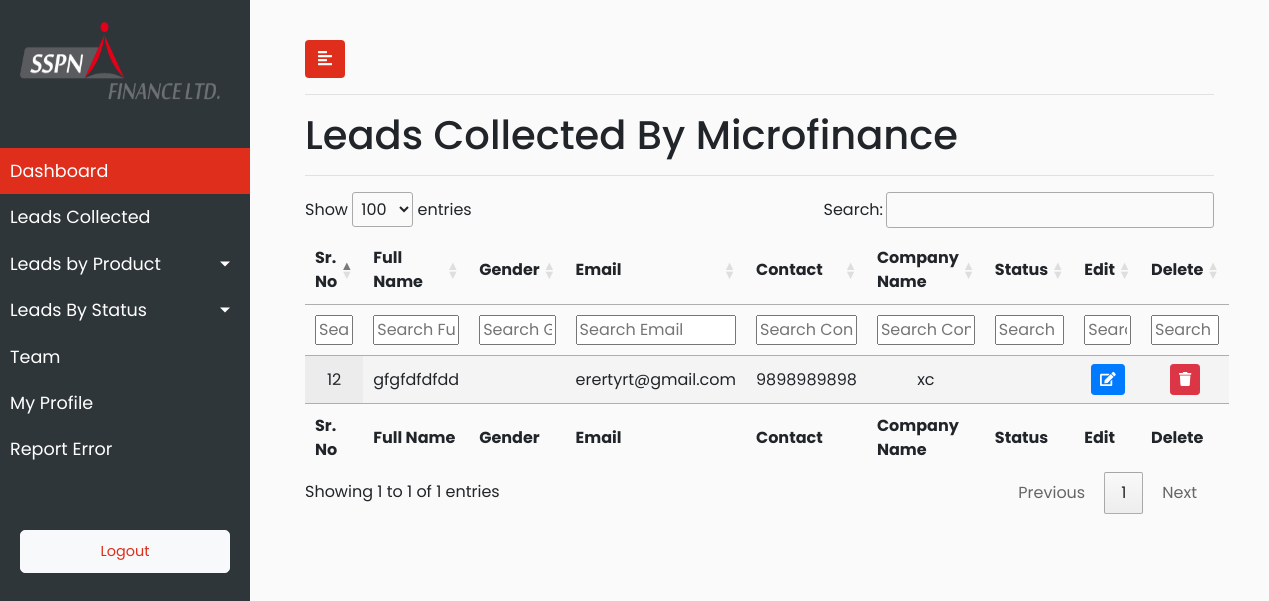
Page /micro_finance/ on the earlier database version.
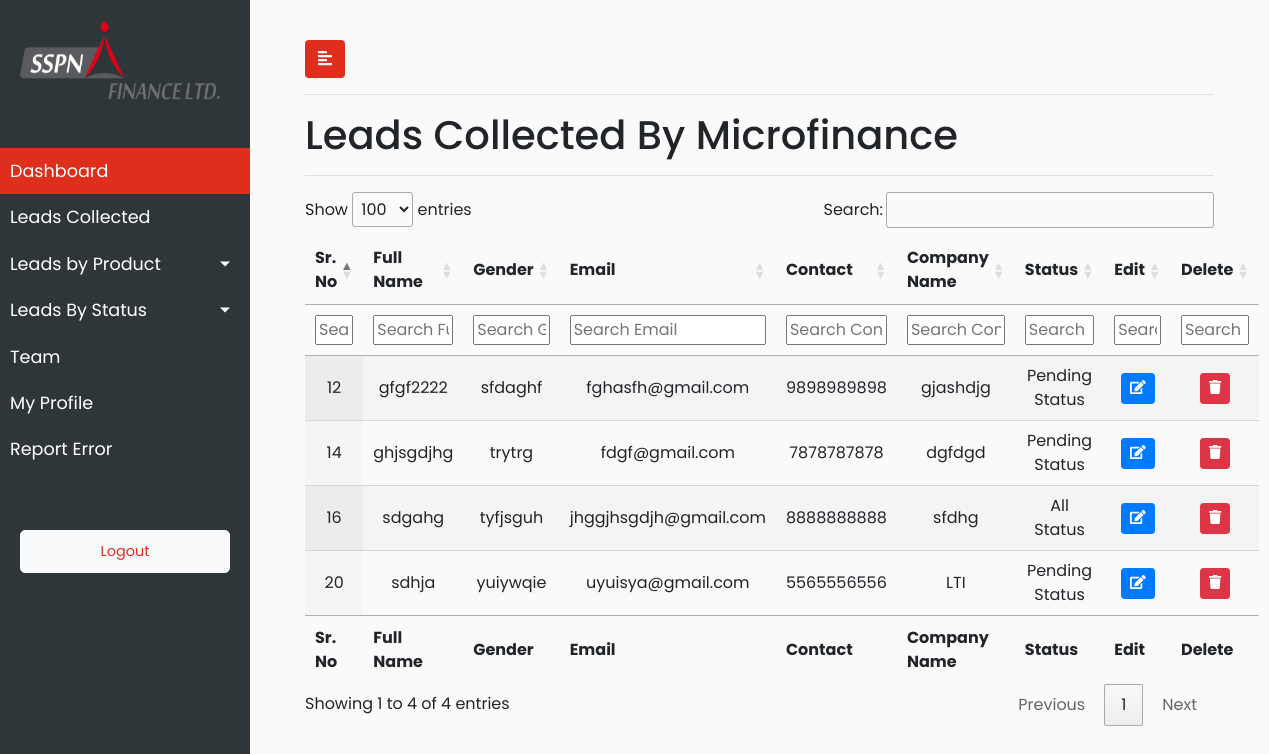
Same page on the later database version.
### sspn_lead_manager_app/models.py (models this page shows, shortened)
class AllLeads(models.Model):
        city_choices=(('Mumbai','Mumbai'),
        ('Delhi','Delhi'),
        ('Banglore','Banglore'),
        ('Pune','Pune'),
        ('Ahmedabad','Ahmedabad'),
        ('Other','Other'))
        profession_type_choices=(('Salaried','Salaried'),
                        ('Business','Business'),
                        ('Self Employed','Self Employed'),
                        ('Other','Other'))
        product_type_choices=(('Micro Finance','Micro Finance'),
                        ('Instant Salary','Instant Salary'),
                        ('Consumer Finance','Consumer Finance'))
        status_type_choices=(('All Status','All Status'),
                        ('Pending Status','Pending Status'),
                        ('In Process Status','In Process Status'),
                        ('Approved Status','Approved Status'),
                        ('Rejected Status','Rejected Status'))
        def sr_number_genrator():
                latest_object = AllLeads.objects.latest('date_of_entry')
                latest_sr_no = latest_object.sr_no
                if latest_object == None:
                        return 1
                else:
                        return (latest_sr_no+1)
        sr_no = models.IntegerField(default=sr_number_genrator)
        full_name = models.CharField(max_length=920)
        gender = models.CharField(max_length=920,blank=True)
        email = models.EmailField(max_length=920)
        contact = models.CharField(max_length=12,blank=True)
        company_name = models.CharField(max_length=920,blank=True)
        product_interested_in = models.CharField(choices=product_type_choices,max_length=920,blank=True)
        status = models.CharField(choices=status_type_choices,max_length=920,blank=True)
        date_of_entry = models.DateTimeField(default=timezone.now, null=True)
        city = models.CharField(choices=city_choices,max_length=920,blank=True)
        profession = models.CharField(choices=profession_type_choices,max_length=920,blank=True)
        class Meta:
            verbose_name_plural = "All Leads Lists"
            verbose_name = "Lead"

### sspn_lead_manager_app/views.py (the view)
# urls.py: path("micro_finance/" , views.micro_finance, name="micro_finance"),
def micro_finance(request):
    product_microfinance = AllLeads.objects.all().filter(product_interested_in='Micro Finance')
    data = {'product_microfinance':product_microfinance}
    return render(request,'sspn_lead_manager_app/micro_finance.html',data)

### sspn_lead_manager_app/templates/sspn_lead_manager_app/micro_finance.html (shortened to what this page needs)
{% extends 'sspn_lead_manager_app/base.html' %}
{% load static %}
{% block stylesheets %}
<link rel="stylesheet" href="//cdn.datatables.net/1.10.19/css/jquery.dataTables.min.css">
{% endblock stylesheets %}
{% block content %}
<h1>Leads Collected By Microfinance</h1>
<hr>
<div>
{% if product_microfinance %}
    <table id="test_table" class="display" style="width: 100%">
        <thead>
            <tr>
                <th scope="col">Sr. No</th>
                <th scope="col">Full Name</th>
                <th scope="col">Gender</th>
                <th scope="col">Email</th>
                <th scope="col">Contact</th>
                <th scope="col">Company Name</th>
                <th scope="col">Status</th>
                <th scope="col">Edit</th>
                <th scope="col">Delete</th>
            </tr>
            <tr>
                <th>Sr. No</th>
                <th>Full Name</th>
                <th>Gender</th>
                <th>Email</th>
                <th>Contact</th>
                <th>Company Name</th>
                <th>Status</th>
                <th>Edit</th>
                <th>Delete</th>
            </tr>
        </thead>
        <tbody>
        {% for microfinance in product_microfinance %}
            <tr>
                <td>{{ microfinance.sr_no }}</td>
                <td>{{ microfinance.full_name }}</td>
                <td>{{ microfinance.gender }}</td>
                <td>{{ microfinance.email }}</td>
                <td>{{ microfinance.contact }}</td>
                <td>{{ microfinance.company_name }}</td>
                <td>{{ microfinance.status }}</td>
                <td>
                            <button type="button" class="update-lead btn btn-sm btn-primary" data-id="{% url 'sspn_lead_manager_app:leads_update' microfinance.pk %}">
                                <span class="fa fa-edit"></span>
                            </button>
                        </td>
                        <td>
                            <button type="button" class="delete-lead btn btn-sm btn-danger" data-id="{% url 'sspn_lead_manager_app:leads_delete' microfinance.pk %}">
                                <span class="fa fa-trash"></span>
                            </button>
                        </td>
            </tr>
            {% endfor %}
            </tbody>
        <tfoot>
            <tr>
                <th>Sr. No</th>
                <th>Full Name</th>
                <th>Gender</th>
                <th>Email</th>
                <th>Contact</th>
                <th>Company Name</th>
                <th>Status</th>
                <th>Edit</th>
                <th>Delete</th>
            </tr>
        </tfoot>
    </table>
    {% else %}
            <p class="no-leads text-primary">No entry added yet.</p>
    {% endif %}
</div>
{% endblock %}

Differences in the rows shown:
changed AllLeads: full_name "gfgfdfdfdd" → "gfgf2222"; gender (not shown) → "sfdaghf"; email "erertyrt@gmail.com" → "fghasfh@gmail.com"; company_name "xc" → "gjashdjg"; status (not shown) → "Pending Status"
added AllLeads: sr_no "14", full_name "ghjsgdjhg", gender "trytrg", email "fdgf@gmail.com", contact "7878787878", company_name "dgfdgd", status "Pending Status"
added AllLeads: sr_no "16", full_name "sdgahg", gender "tyfjsguh", email "jhggjhsgdjh@gmail.com", contact "8888888888", company_name "sfdhg", status "All Status"
added AllLeads: sr_no "20", full_name "sdhja", gender "yuiywqie", email "uyuisya@gmail.com", contact "5565556556", company_name "LTI", status "Pending Status"
Other differences:
text written by a page script: "Show entries Search: Showing 1 to 1 of 1 entries Previous 1 Next" → "Show entries Search: Showing 1 to 4 of 4 entries Previous 1 Next"
